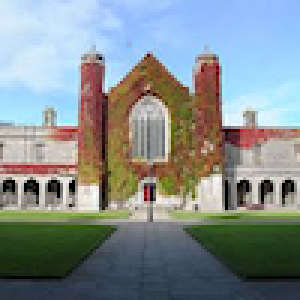
%> input picture Code/AY 2021_22/12 Course Summary/2019_20 Exam/Q02_Code/NUIG.jpg, 100 x 100 px (shown 3 times larger)
$ octave script.m   (GNU Octave 9; MATLAB toolbox functions it lacks are replaced by stand-ins)
%> lines starting %> are read from the running program, lines starting %| are printed output that depends on the picture
%> further down, I is the input picture: size 100x100x3 uint8; mean R, G, B 131.7, 141.2, 142.3
### Code/AY 2021_22/12 Course Summary/2019_20 Exam/Q02_Code/create_four.m
function [p1, pr, pg, pb] = create_four(I)

p1 = I; pr = I; pg = I; pb = I;

pr(:,:,1) = 0;
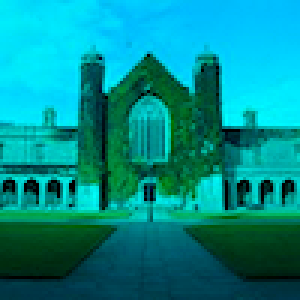
%> pr: size 100x100x3 uint8 (shown 3 times larger); mean R, G, B 0, 141.2, 142.3
pg(:,:,2) = 0;
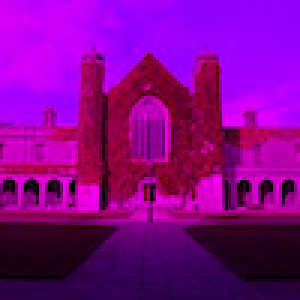
%> pg: size 100x100x3 uint8 (shown 3 times larger); mean R, G, B 131.7, 0, 142.3
pb(:,:,3) = 0;
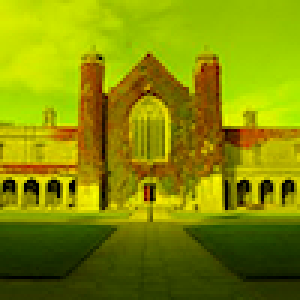
%> pb: size 100x100x3 uint8 (shown 3 times larger); mean R, G, B 131.7, 141.2, 0

end

### Code/AY 2021_22/12 Course Summary/2019_20 Exam/Q02_Code/script.m
I = imread('NUIG.jpg');

[po, pr, pg, pb] = create_four(I);

subplot(2,2,1); imshow(po);
subplot(2,2,2); imshow(pr);
subplot(2,2,3); imshow(pg);
subplot(2,2,4); imshow(pb);
